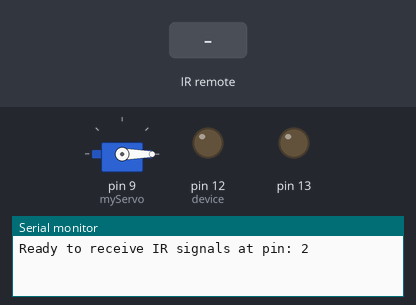
This sketch was run on a simulated Arduino Uno, built with avr-gcc and run on an emulated ATmega328P. Shown: servo, output pins drawn as LEDs (lit = HIGH), the last lines printed to the serial monitor. Dashed ring = blinking. The inputs (shaded band) are chosen by the test bench.

Above: at 1.2 s.
1.3 s: infrared code 0x71 received
At 1.7 s:
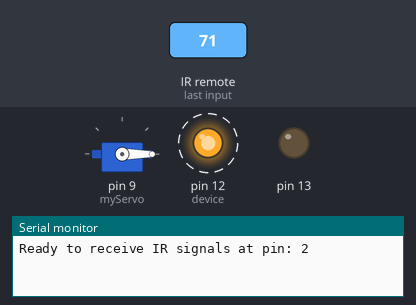
4.1 s: infrared code 0x63 received
At 4.5 s:
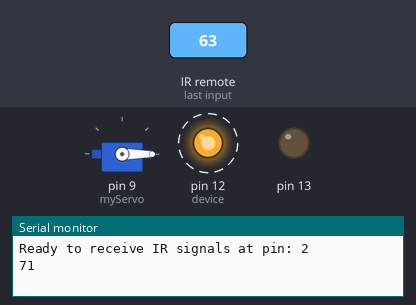
7.1 s: infrared code 0x8 received
10.1 s: infrared code 0x72 received
At 12.0 s:
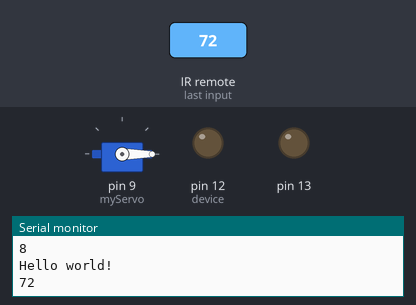
Timing chart, 0 to 13.1 s (numbered marks = the images above; inputs shaded):
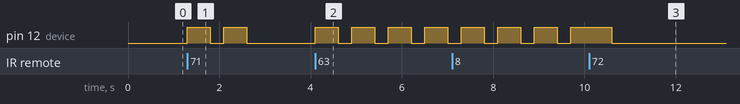

Measured:
- after the input at 1.3 s, pin 12 (device): alternates HIGH for 0.50 s and LOW for 0.30 s, 4 changes in all, then stays LOW, starting at once
- after the input at 4.1 s, pin 12 (device): alternates HIGH for 0.50 s and LOW for 0.30 s, starting at once
- after the input at 10.1 s, pin 12 (device): HIGH → LOW after 0.50 s

The sketch:

IR_remote_controller.ino
```cpp
#include <Servo.h>
#include <Arduino.h>

#if !defined(STR_HELPER)
#define STR_HELPER(x) #x
#define STR(x) STR_HELPER(x)
#endif

#include <IRremote.hpp>  // include the library

// Remote
#define IR_RECEIVE_PIN 2

// Servo
Servo myServo;
int servoAngle = 0;

//xternal device to be controlled
int device = 12;
int prompt = 0;

void setup(void) {
  // Initialize Serial communication
  Serial.begin(115200);

  // Initialize receiver
  IrReceiver.begin(IR_RECEIVE_PIN);

  Serial.print("Ready to receive IR signals at pin: ");
  Serial.println(IR_RECEIVE_PIN);

  // initialize servomotor
  myServo.attach(9);
  myServo.write(0);

  // declare device pins
  pinMode(device, OUTPUT);
  pinMode(13, OUTPUT);
}  // end setup

void loop(void) {
  IrReceiver.resume();
  if (IrReceiver.decode()) {
    int command = IrReceiver.decodedIRData.command;
    switch (command) {
      case 0x72:
        blinkOnce();
        Serial.println(command, HEX);
        break;
      case 0x71:
        blinkTwice();
        Serial.println(command, HEX);
        break;
      case 0x63:
        blinkThrice();
        Serial.println(command, HEX);
      case 0x61:
        blinkFourTimes();
        Serial.println(command, HEX);
        break;
      case 0x8:
        Serial.println(command, HEX);
        prompt += 1;
        if (prompt == 1) {
          digitalWrite(device, HIGH);
          Serial.println("Hello world!");
          delay(100);
        } else if (prompt == 2) {
          digitalWrite(device, LOW);
          Serial.println("Your Device has been successfully turned off");
          delay(100);
          prompt = 0;
        }
        break;
    }  // end switch_case
  }    // end if
}  // end main loop

void blinkOnce(void) {
  digitalWrite(device, 1);
  delay(500);
  digitalWrite(device, 0);
}  // end bliknOnce

void blinkTwice(void) {
  for (int i = 1; i <= 2; i++) {
    digitalWrite(device, 1);
    delay(500);
    digitalWrite(device, 0);
    delay(300);
  }  //end blinkFourTimes
}  // end blinkTwice

void blinkThrice(void) {
  for (int i = 1; i <= 3; i++) {
    digitalWrite(device, 1);
    delay(500);
    digitalWrite(device, 0);
    delay(300);
  }  //end blinkFourTimes
}  // end blinkThrice

void blinkFourTimes(void) {
  for (int i = 1; i <= 4; i++) {
    digitalWrite(device, 1);
    delay(500);
    digitalWrite(device, 0);
    delay(300);
  }  //end blinkFourTimes
}  // end blinkFourTime
```
